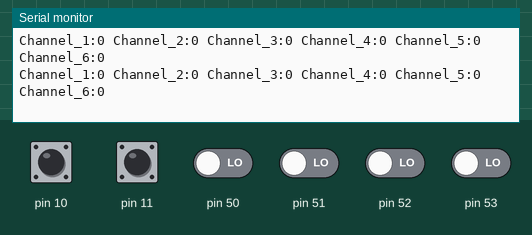
This sketch was run on a simulated Arduino Mega 2560, built with avr-gcc and run on an emulated ATmega2560. Parts: the last lines printed to the serial monitor. Inputs (shaded band) come from the test bench; at power-on: pin 10, pin 11, pin 50–53 LOW.

Above: at 1.2 s.
1.3 s: pin 10 pulsed HIGH 2 times (0.12 s each, 0.3 s apart)
At 1.6 s:
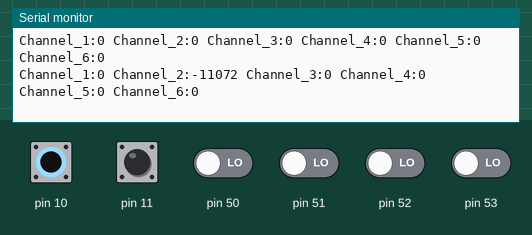
4.9 s: pin 11 pulsed HIGH 2 times (0.12 s each, 0.3 s apart)
At 5.22 s:
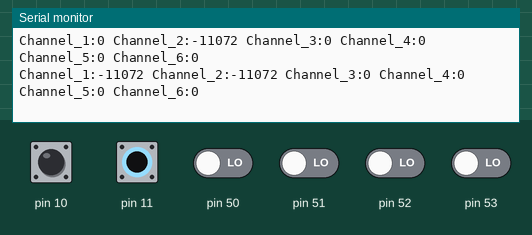

The sketch:

get_radio_values.ino
```cpp
//We create variables for the time width values of each PWM input signal
unsigned long counter_1, counter_2, counter_3, counter_4, counter_5, counter_6, current_count;
//We create 4 variables to stopre the previous value of the input signal (if LOW or HIGH)
byte last_CH1_state, last_CH2_state, last_CH3_state, last_CH4_state, last_CH5_state, last_CH6_state;

//To store the 1000us to 2000us value we create variables and store each channel
int input_ROLL;     //In my case channel 1 of the receiver and pin D53 of arduino
int input_PITCH;    //In my case channel 2 of the receiver and pin D52 of arduino
int input_THROTTLE; //In my case channel 3 of the receiver and pin D51 of arduino
int input_YAW;      //In my case channel 4 of the receiver and pin D50 of arduino
int input_FLY_MODE; //In my case channel 5 of the receiver and pin D10 of arduino
int input_ARM;      //In my case channel 6 of the receiver and pin D11 of arduino

void setup() {
  // put your setup code here, to run once:
  Serial.begin(9600);
  PCICR |= (1 << PCIE0);    //enable PCMSK0 scan - PORT B OF THE ARDUINO MEGA
  PCMSK0 |= (1 << PCINT0);  //Set pin D53 trigger an interrupt on state change - CHANNEL 1.
  PCMSK0 |= (1 << PCINT1);  //Set pin D52 trigger an interrupt on state change - CHANNEL 2.
  PCMSK0 |= (1 << PCINT2);  //Set pin D51 trigger an interrupt on state change - CHANNEL 3.
  PCMSK0 |= (1 << PCINT3);  //Set pin D50 trigger an interrupt on state change - CHANNEL 4.
  PCMSK0 |= (1 << PCINT4);  //Set pin D10 trigger an interrupt on state change - CHANNEL 5.
  PCMSK0 |= (1 << PCINT5);  //Set pin D11 trigger an interrupt on state change - CHANNEL 6.
}

void loop() {
  // put your main code here, to run repeatedly:
  get_RadioValues();
}

void get_RadioValues(){
  Serial.print("Channel_1:");
  Serial.print(input_ROLL);
  Serial.print(" ");
  Serial.print("Channel_2:");
  Serial.print(input_PITCH);
  Serial.print(" ");
  Serial.print("Channel_3:");
  Serial.print(input_THROTTLE);
  Serial.print(" ");
  Serial.print("Channel_4:");
  Serial.print(input_YAW);
  Serial.print(" ");
  Serial.print("Channel_5:");
  Serial.print(input_FLY_MODE);
  Serial.print(" ");
  Serial.print("Channel_6:");
  Serial.print(input_ARM);
  Serial.println(" ");
}
ISR(PCINT0_vect){
//First we take the current count value in micro seconds using the micros() function
  current_count = micros();
  ///////////////////////////////////////Channel 1
  if(PINB & B00000001){                              //We make an AND with the pin state register, We verify if pin 8 is HIGH???
    if(last_CH1_state == 0){                         //If the last state was 0, then we have a state change...
      last_CH1_state = 1;                            //Store the current state into the last state for the next loop
      counter_1 = current_count;                     //Set counter_1 to current value.
    }
  }
  else if(last_CH1_state == 1){                      //If pin 8 is LOW and the last state was HIGH then we have a state change
    last_CH1_state = 0;                              //Store the current state into the last state for the next loop
    //input_ROLL = current_count - counter_1;          //We make the time difference. Channel 1 is current_time - timer_1.
    input_ARM = current_count - counter_1;
  }
  ///////////////////////////////////////Channel 2
  if(PINB & B00000010 ){                             //pin D9 -- B00000010
    if(last_CH2_state == 0){
      last_CH2_state = 1;
      counter_2 = current_count;
    }
  }
  else if(last_CH2_state == 1){
    last_CH2_state = 0;
    //input_PITCH = current_count - counter_2;
    input_FLY_MODE = current_count - counter_2;
  }
  ///////////////////////////////////////Channel 3
  if(PINB & B00000100 ){                             //pin D10 - B00000100
    if(last_CH3_state == 0){
      last_CH3_state = 1;
      counter_3 = current_count;
    }
  }
  else if(last_CH3_state == 1){
    last_CH3_state = 0;
    //input_THROTTLE = current_count - counter_3;
    input_YAW = current_count - counter_3;

  }
  ///////////////////////////////////////Channel 4
  if(PINB & B00001000 ){                             //pin D12  -- B00010000
    if(last_CH4_state == 0){
      last_CH4_state = 1;
      counter_4 = current_count;
    }
  }
  else if(last_CH4_state == 1){
    last_CH4_state = 0;
    //|input_YAW = current_count - counter_4;
    input_THROTTLE = current_count - counter_4;
  }
  ///////////////////////////////////////Channel 5
  if(PINB & B00010000 ){                             //pin D12  -- B00010000
    if(last_CH5_state == 0){
      last_CH5_state = 1;
      counter_5 = current_count;
    }
  }
  else if(last_CH5_state == 1){
    last_CH5_state = 0;
    //input_FLY_MODE = current_count - counter_5;
    input_PITCH = current_count - counter_5;
  }
  ///////////////////////////////////////Channel 6
  if(PINB & B00100000 ){                             //pin D12  -- B00010000
    if(last_CH6_state == 0){
      last_CH6_state = 1;
      counter_6 = current_count;
    }
  }
  else if(last_CH6_state == 1){
    last_CH6_state = 0;
    //input_ARM = current_count - counter_6;
    input_ROLL = current_count - counter_6;
  }
}
```

Measured:
- after the input at 1.3 s, the serial monitor: prints a new line after 0.24 s (image 1)
- after the input at 4.9 s, the serial monitor: prints a new line after 0.25 s (image 2)
